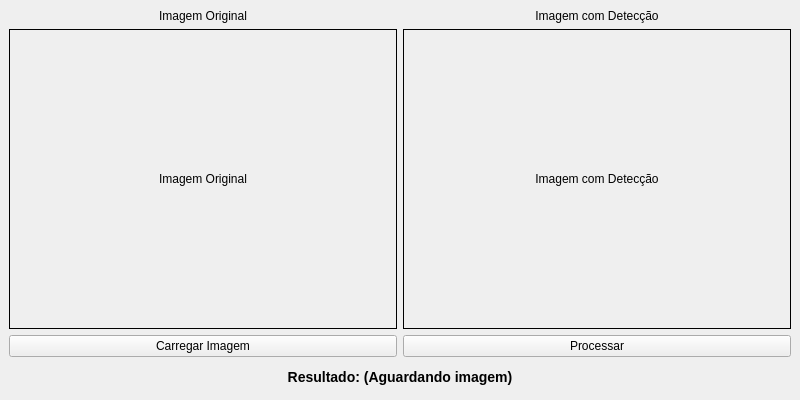
<?xml version="1.0" encoding="UTF-8"?>
<ui version="4.0">
 <class>MainWindow</class>
 <widget class="QMainWindow" name="MainWindow">
  <property name="geometry">
   <rect>
    <x>0</x>
    <y>0</y>
    <width>800</width>
    <height>400</height>
   </rect>
  </property>
  <property name="windowTitle">
   <string>Classificador de Fissuras - Rafael Felipe</string>
  </property>
  <widget class="QWidget" name="centralwidget">
   <layout class="QVBoxLayout" name="verticalLayout">
    <item>
     <layout class="QHBoxLayout" name="imageLayout">
      <item>
       <layout class="QVBoxLayout">
        <item>
         <widget class="QLabel" name="labelImagemOriginalTitulo">
          <property name="text">
           <string>Imagem Original</string>
          </property>
          <property name="alignment">
           <set>Qt::AlignCenter</set>
          </property>
         </widget>
        </item>
        <item>
         <widget class="QLabel" name="labelImagemOriginal">
          <property name="minimumSize">
           <size>
            <width>350</width>
            <height>300</height>
           </size>
          </property>
          <property name="frameShape">
           <enum>QFrame::Box</enum>
          </property>
          <property name="alignment">
           <set>Qt::AlignCenter</set>
          </property>
          <property name="text">
           <string>Imagem Original</string>
          </property>
         </widget>
        </item>
       </layout>
      </item>
      <item>
       <layout class="QVBoxLayout">
        <item>
         <widget class="QLabel" name="labelImagemProcessadaTitulo">
          <property name="text">
           <string>Imagem com Detecção</string>
          </property>
          <property name="alignment">
           <set>Qt::AlignCenter</set>
          </property>
         </widget>
        </item>
        <item>
         <widget class="QLabel" name="labelImagemProcessada">
          <property name="minimumSize">
           <size>
            <width>350</width>
            <height>300</height>
           </size>
          </property>
          <property name="frameShape">
           <enum>QFrame::Box</enum>
          </property>
          <property name="alignment">
           <set>Qt::AlignCenter</set>
          </property>
          <property name="text">
           <string>Imagem com Detecção</string>
          </property>
         </widget>
        </item>
       </layout>
      </item>
     </layout>
    </item>
    <item>
     <layout class="QHBoxLayout" name="buttonLayout">
      <item>
       <widget class="QPushButton" name="btnCarregarImagem">
        <property name="text">
         <string>Carregar Imagem</string>
        </property>
       </widget>
      </item>
      <item>
       <widget class="QPushButton" name="btnProcessar">
        <property name="text">
         <string>Processar</string>
        </property>
       </widget>
      </item>
     </layout>
    </item>
    <item>
     <widget class="QLabel" name="labelResultado">
      <property name="text">
       <string>Resultado: (Aguardando imagem)</string>
      </property>
      <property name="alignment">
       <set>Qt::AlignCenter</set>
      </property>
      <property name="styleSheet">
       <string>font-weight: bold; font-size: 14px;</string>
      </property>
     </widget>
    </item>
   </layout>
  </widget>
 </widget>
 <resources/>
 <connections/>
</ui>
